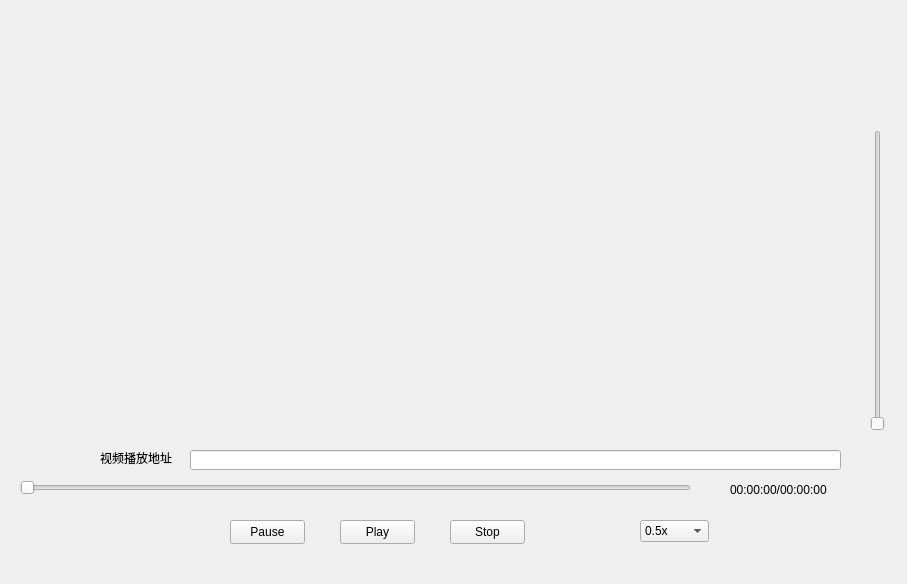
<?xml version="1.0" encoding="UTF-8"?>
<ui version="4.0">
 <class>PlayerWindow</class>
 <widget class="QWidget" name="PlayerWindow">
  <property name="geometry">
   <rect>
    <x>0</x>
    <y>0</y>
    <width>907</width>
    <height>584</height>
   </rect>
  </property>
  <property name="windowTitle">
   <string>Form</string>
  </property>
  <widget class="QSlider" name="VolumeSlider">
   <property name="geometry">
    <rect>
     <x>870</x>
     <y>130</y>
     <width>16</width>
     <height>301</height>
    </rect>
   </property>
   <property name="orientation">
    <enum>Qt::Orientation::Vertical</enum>
   </property>
  </widget>
  <widget class="QSlider" name="VedioSlider">
   <property name="geometry">
    <rect>
     <x>20</x>
     <y>480</y>
     <width>671</width>
     <height>16</height>
    </rect>
   </property>
   <property name="orientation">
    <enum>Qt::Orientation::Horizontal</enum>
   </property>
  </widget>
  <widget class="QPushButton" name="PlayButton">
   <property name="geometry">
    <rect>
     <x>340</x>
     <y>520</y>
     <width>75</width>
     <height>24</height>
    </rect>
   </property>
   <property name="text">
    <string>Play</string>
   </property>
  </widget>
  <widget class="QPushButton" name="StopButton">
   <property name="geometry">
    <rect>
     <x>450</x>
     <y>520</y>
     <width>75</width>
     <height>24</height>
    </rect>
   </property>
   <property name="text">
    <string>Stop</string>
   </property>
  </widget>
  <widget class="QLineEdit" name="PlayerUrl">
   <property name="geometry">
    <rect>
     <x>190</x>
     <y>450</y>
     <width>651</width>
     <height>20</height>
    </rect>
   </property>
  </widget>
  <widget class="QPushButton" name="PauseButton">
   <property name="geometry">
    <rect>
     <x>230</x>
     <y>520</y>
     <width>75</width>
     <height>24</height>
    </rect>
   </property>
   <property name="text">
    <string>Pause</string>
   </property>
  </widget>
  <widget class="QWidget" name="VideoWidget" native="true">
   <property name="geometry">
    <rect>
     <x>30</x>
     <y>20</y>
     <width>821</width>
     <height>411</height>
    </rect>
   </property>
  </widget>
  <widget class="QComboBox" name="RateComboBox">
   <property name="geometry">
    <rect>
     <x>640</x>
     <y>520</y>
     <width>69</width>
     <height>22</height>
    </rect>
   </property>
   <item>
    <property name="text">
     <string>0.5x</string>
    </property>
   </item>
   <item>
    <property name="text">
     <string>1.0x</string>
    </property>
   </item>
   <item>
    <property name="text">
     <string>1.5x</string>
    </property>
   </item>
   <item>
    <property name="text">
     <string>2.0x</string>
    </property>
   </item>
  </widget>
  <widget class="QLabel" name="label">
   <property name="geometry">
    <rect>
     <x>100</x>
     <y>450</y>
     <width>91</width>
     <height>16</height>
    </rect>
   </property>
   <property name="text">
    <string>视频播放地址</string>
   </property>
  </widget>
  <widget class="QLabel" name="TimerEdit">
   <property name="geometry">
    <rect>
     <x>730</x>
     <y>480</y>
     <width>141</width>
     <height>20</height>
    </rect>
   </property>
   <property name="text">
    <string>00:00:00/00:00:00</string>
   </property>
  </widget>
 </widget>
 <resources/>
 <connections/>
</ui>
